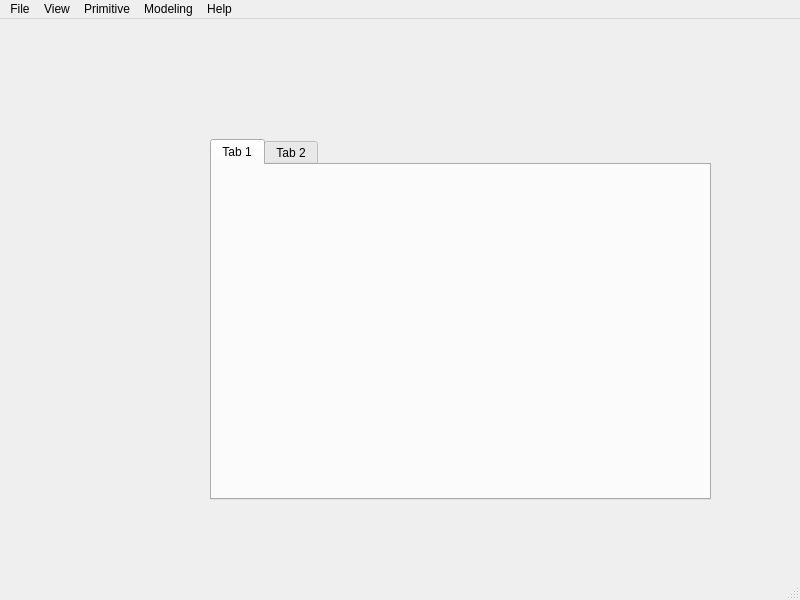
<?xml version="1.0" encoding="UTF-8"?>
<ui version="4.0">
 <class>occQtClass</class>
 <widget class="QMainWindow" name="occQtClass">
  <property name="geometry">
   <rect>
    <x>0</x>
    <y>0</y>
    <width>800</width>
    <height>600</height>
   </rect>
  </property>
  <property name="windowTitle">
   <string>occQt</string>
  </property>
  <property name="windowIcon">
   <iconset resource="occqt.qrc">
    <normaloff>:/Resources/lamp.png</normaloff>:/Resources/lamp.png</iconset>
  </property>
  <widget class="QWidget" name="centralWidget">
   <widget class="QWidget" name="widget" native="true">
    <property name="geometry">
     <rect>
      <x>0</x>
      <y>0</y>
      <width>120</width>
      <height>80</height>
     </rect>
    </property>
   </widget>
   <widget class="QTabWidget" name="tabWidget">
    <property name="geometry">
     <rect>
      <x>210</x>
      <y>120</y>
      <width>501</width>
      <height>361</height>
     </rect>
    </property>
    <widget class="QWidget" name="tab">
     <attribute name="title">
      <string>Tab 1</string>
     </attribute>
    </widget>
    <widget class="QWidget" name="tab_2">
     <attribute name="title">
      <string>Tab 2</string>
     </attribute>
    </widget>
   </widget>
  </widget>
  <widget class="QMenuBar" name="menuBar">
   <property name="geometry">
    <rect>
     <x>0</x>
     <y>0</y>
     <width>800</width>
     <height>23</height>
    </rect>
   </property>
   <widget class="QMenu" name="menuFile">
    <property name="title">
     <string>File</string>
    </property>
    <addaction name="actionExit"/>
   </widget>
   <widget class="QMenu" name="menuView">
    <property name="title">
     <string>View</string>
    </property>
    <addaction name="actionZoom"/>
    <addaction name="actionPan"/>
    <addaction name="actionRotate"/>
    <addaction name="separator"/>
    <addaction name="actionReset"/>
    <addaction name="actionFitAll"/>
   </widget>
   <widget class="QMenu" name="menuPrimitive">
    <property name="title">
     <string>Primitive</string>
    </property>
    <addaction name="actionBox"/>
    <addaction name="actionCone"/>
    <addaction name="actionSphere"/>
    <addaction name="actionCylinder"/>
    <addaction name="actionTorus"/>
   </widget>
   <widget class="QMenu" name="menuModeling">
    <property name="title">
     <string>Modeling</string>
    </property>
    <addaction name="actionFillet"/>
    <addaction name="actionChamfer"/>
    <addaction name="actionExtrude"/>
    <addaction name="actionRevolve"/>
    <addaction name="actionLoft"/>
    <addaction name="separator"/>
    <addaction name="actionCut"/>
    <addaction name="actionFuse"/>
    <addaction name="actionCommon"/>
    <addaction name="separator"/>
    <addaction name="actionHelix"/>
   </widget>
   <widget class="QMenu" name="menuHelp">
    <property name="title">
     <string>Help</string>
    </property>
    <addaction name="actionAbout"/>
   </widget>
   <addaction name="menuFile"/>
   <addaction name="menuView"/>
   <addaction name="menuPrimitive"/>
   <addaction name="menuModeling"/>
   <addaction name="menuHelp"/>
  </widget>
  <widget class="QStatusBar" name="statusBar"/>
  <action name="actionExit">
   <property name="text">
    <string>Exit</string>
   </property>
   <property name="shortcut">
    <string>Ctrl+Q</string>
   </property>
  </action>
  <action name="actionZoom">
   <property name="checkable">
    <bool>false</bool>
   </property>
   <property name="icon">
    <iconset resource="occqt.qrc">
     <normaloff>:/Resources/Zoom.png</normaloff>:/Resources/Zoom.png</iconset>
   </property>
   <property name="text">
    <string>Zoom</string>
   </property>
  </action>
  <action name="actionPan">
   <property name="checkable">
    <bool>false</bool>
   </property>
   <property name="icon">
    <iconset resource="occqt.qrc">
     <normaloff>:/Resources/Pan.png</normaloff>:/Resources/Pan.png</iconset>
   </property>
   <property name="text">
    <string>Pan</string>
   </property>
  </action>
  <action name="actionRotate">
   <property name="checkable">
    <bool>false</bool>
   </property>
   <property name="checked">
    <bool>false</bool>
   </property>
   <property name="icon">
    <iconset resource="occqt.qrc">
     <normaloff>:/Resources/Rotate.png</normaloff>:/Resources/Rotate.png</iconset>
   </property>
   <property name="text">
    <string>Rotate</string>
   </property>
  </action>
  <action name="actionReset">
   <property name="icon">
    <iconset resource="occqt.qrc">
     <normaloff>:/Resources/Home.png</normaloff>:/Resources/Home.png</iconset>
   </property>
   <property name="text">
    <string>Reset</string>
   </property>
  </action>
  <action name="actionFitAll">
   <property name="icon">
    <iconset resource="occqt.qrc">
     <normaloff>:/Resources/FitAll.png</normaloff>:/Resources/FitAll.png</iconset>
   </property>
   <property name="text">
    <string>FitAll</string>
   </property>
  </action>
  <action name="actionAbout">
   <property name="icon">
    <iconset resource="occqt.qrc">
     <normaloff>:/Resources/lamp.png</normaloff>:/Resources/lamp.png</iconset>
   </property>
   <property name="text">
    <string>About</string>
   </property>
  </action>
  <action name="actionBox">
   <property name="icon">
    <iconset resource="occqt.qrc">
     <normaloff>:/Resources/box.png</normaloff>:/Resources/box.png</iconset>
   </property>
   <property name="text">
    <string>Box</string>
   </property>
  </action>
  <action name="actionCone">
   <property name="icon">
    <iconset resource="occqt.qrc">
     <normaloff>:/Resources/cone.png</normaloff>:/Resources/cone.png</iconset>
   </property>
   <property name="text">
    <string>Cone</string>
   </property>
  </action>
  <action name="actionSphere">
   <property name="icon">
    <iconset resource="occqt.qrc">
     <normaloff>:/Resources/sphere.png</normaloff>:/Resources/sphere.png</iconset>
   </property>
   <property name="text">
    <string>Sphere</string>
   </property>
  </action>
  <action name="actionCylinder">
   <property name="icon">
    <iconset resource="occqt.qrc">
     <normaloff>:/Resources/cylinder.png</normaloff>:/Resources/cylinder.png</iconset>
   </property>
   <property name="text">
    <string>Cylinder</string>
   </property>
  </action>
  <action name="actionTorus">
   <property name="icon">
    <iconset resource="occqt.qrc">
     <normaloff>:/Resources/torus.png</normaloff>:/Resources/torus.png</iconset>
   </property>
   <property name="text">
    <string>Torus</string>
   </property>
  </action>
  <action name="actionFillet">
   <property name="icon">
    <iconset resource="occqt.qrc">
     <normaloff>:/Resources/fillet.png</normaloff>:/Resources/fillet.png</iconset>
   </property>
   <property name="text">
    <string>Fillet</string>
   </property>
  </action>
  <action name="actionChamfer">
   <property name="icon">
    <iconset resource="occqt.qrc">
     <normaloff>:/Resources/chamfer.png</normaloff>:/Resources/chamfer.png</iconset>
   </property>
   <property name="text">
    <string>Chamfer</string>
   </property>
  </action>
  <action name="actionExtrude">
   <property name="icon">
    <iconset resource="occqt.qrc">
     <normaloff>:/Resources/extrude.png</normaloff>:/Resources/extrude.png</iconset>
   </property>
   <property name="text">
    <string>Extrude</string>
   </property>
  </action>
  <action name="actionRevolve">
   <property name="icon">
    <iconset resource="occqt.qrc">
     <normaloff>:/Resources/revolve.png</normaloff>:/Resources/revolve.png</iconset>
   </property>
   <property name="text">
    <string>Rovelve</string>
   </property>
  </action>
  <action name="actionLoft">
   <property name="icon">
    <iconset resource="occqt.qrc">
     <normaloff>:/Resources/loft.png</normaloff>:/Resources/loft.png</iconset>
   </property>
   <property name="text">
    <string>Loft</string>
   </property>
  </action>
  <action name="actionCut">
   <property name="icon">
    <iconset resource="occqt.qrc">
     <normaloff>:/Resources/cut.png</normaloff>:/Resources/cut.png</iconset>
   </property>
   <property name="text">
    <string>Cut</string>
   </property>
  </action>
  <action name="actionFuse">
   <property name="icon">
    <iconset resource="occqt.qrc">
     <normaloff>:/Resources/fuse.png</normaloff>:/Resources/fuse.png</iconset>
   </property>
   <property name="text">
    <string>Fuse</string>
   </property>
  </action>
  <action name="actionCommon">
   <property name="icon">
    <iconset resource="occqt.qrc">
     <normaloff>:/Resources/common.png</normaloff>:/Resources/common.png</iconset>
   </property>
   <property name="text">
    <string>Common</string>
   </property>
  </action>
  <action name="actionHelix">
   <property name="icon">
    <iconset resource="occqt.qrc">
     <normaloff>:/Resources/helix.png</normaloff>:/Resources/helix.png</iconset>
   </property>
   <property name="text">
    <string>Helix</string>
   </property>
  </action>
 </widget>
 <layoutdefault spacing="6" margin="11"/>
 <resources>
  <include location="occqt.qrc"/>
 </resources>
 <connections/>
</ui>
